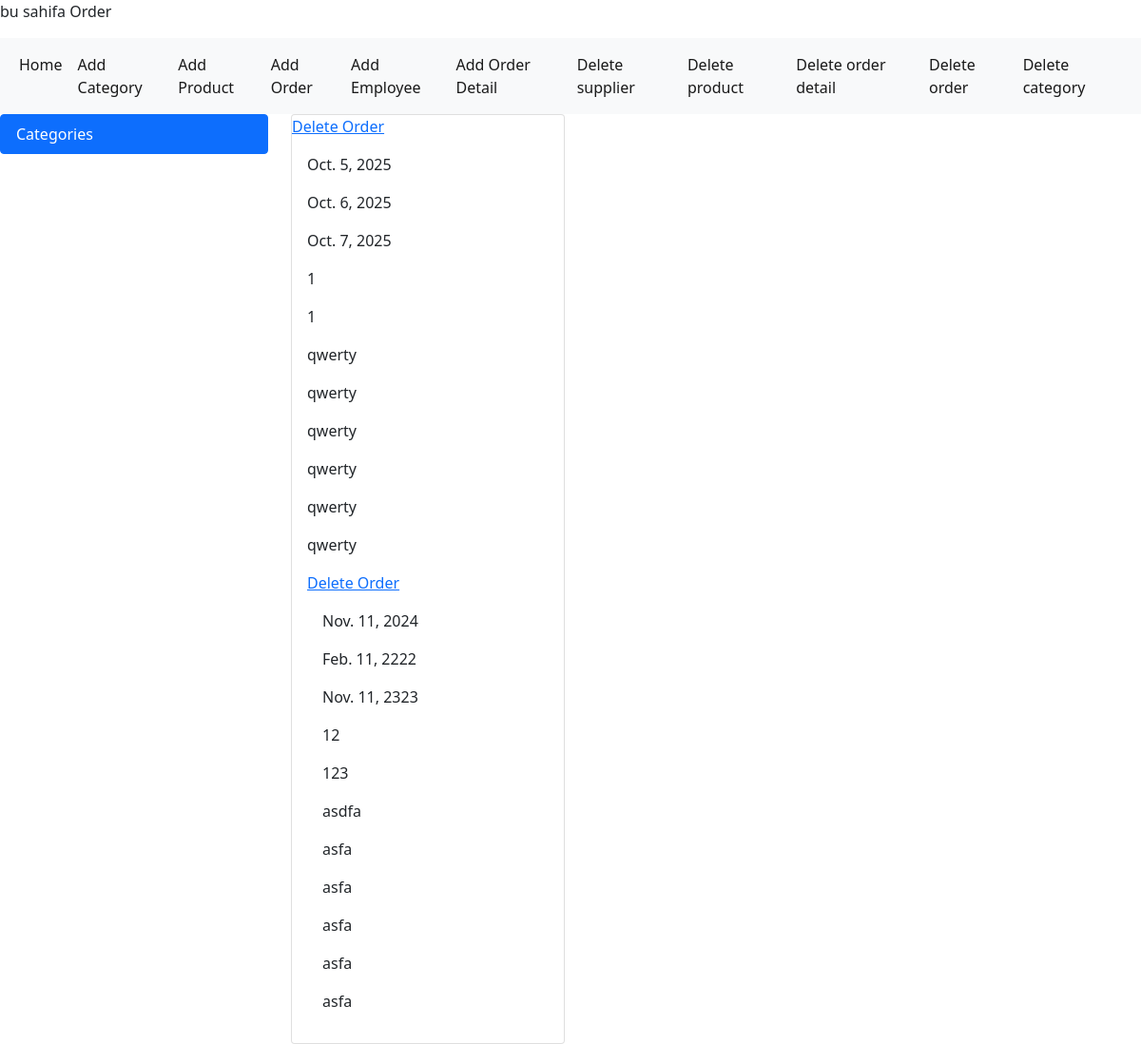
Page /order/ on the earlier database version.
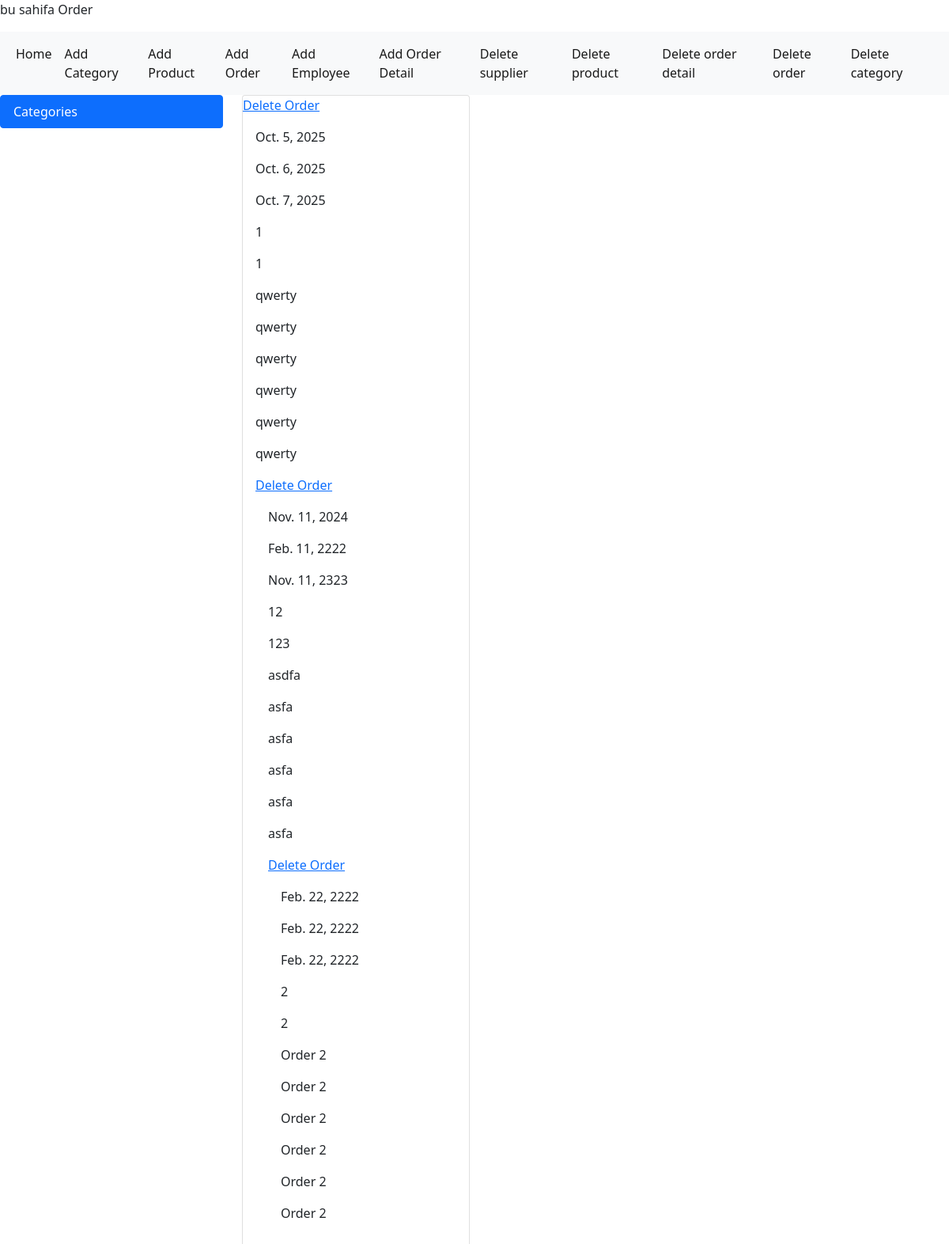
Same page on the later database version.
### app1/models.py (models this page shows, shortened)
class Order(models.Model):
    employee = models.ForeignKey(Employee, on_delete=models.CASCADE)
    order_date = models.DateField(null=True, blank=True)
    required_date = models.DateField(null=True, blank=True)
    shipped_date = models.DateField(null=True, blank=True)
    ship_via =models.IntegerField(null=True, blank=True)
    freight = models.IntegerField(null=True, blank=True)
    ship_name = models.CharField(max_length=200,null=True, blank=True)
    ship_address = models.CharField(max_length=200,null=True, blank=True)
    ship_city = models.CharField(max_length=200,null=True, blank=True)
    ship_region = models.CharField(max_length=200,null=True, blank=True)
    ship_postal_code = models.CharField(max_length=200,null=True, blank=True)
    ship_country = models.CharField(max_length=200,null=True, blank=True)

### app1/views.py (the view)
# urls.py: path('order/',order,name='order'),
def order(request):
    order = Order.objects.all()
    context = {
        'order': order
    }
    return render(request, 'order.html',context)

### app1/templates/order.html (shortened to what this page needs)
<!DOCTYPE html>
<html lang="en">
<head>
</head>
<body>
<p>bu sahifa Order</p>
<nav class="navbar navbar-expand-lg navbar-light bg-light">
    <div class="container-fluid">
        <div class="collapse navbar-collapse" id="navbarNav">
            <ul class="navbar-nav">
                <li class="nav-item">
                    <a class="nav-link active" aria-current="page" href="{% url 'index' %}">Home</a>
                </li>
                <li>
                    <a class="nav-link active" href="{% url 'addcategory' %}" tabindex="-1" aria-disabled="true">Add
                        Category</a>
                </li>
                <li>
                    <a class="nav-link active" href="{% url 'addproduct' %}" tabindex="-1" aria-disabled="true">Add
                        Product</a>
                </li>
                <li>
                    <a class="nav-link active" href="{% url 'addorder' %}" tabindex="-1" aria-disabled="true">Add
                        Order</a>
                </li>
                <li>
                    <a class="nav-link active" href="{% url 'addemployee' %}" tabindex="-1" aria-disabled="true">Add
                        Employee</a>
                </li>
                <li>
                    <a class="nav-link active" href="{% url 'addorderdetail' %}" tabindex="-1" aria-disabled="true">Add
                        Order Detail</a>
                </li>
                <li>
                    <a class="nav-link active" href="{% url 'deletesupplier' %}" tabindex="-1" aria-disabled="true">Delete supplier</a>
                </li>
                <li>
                    <a class="nav-link active" href="{% url 'deleteproduct' %}" tabindex="-1" aria-disabled="true">Delete product</a>
                </li>
                <li>
                    <a class="nav-link active" href="{% url 'deleteorderdetail' %}" tabindex="-1" aria-disabled="true">Delete order detail</a>
                </li>
                <li>
                    <a class="nav-link active" href="{% url 'deleteorder' %}" tabindex="-1" aria-disabled="true">Delete order</a>
                </li>
                <li>
                    <a class="nav-link active" href="{% url 'deletecategory' %}" tabindex="-1" aria-disabled="true">Delete category</a>
                </li>
            </ul>
        </div>
    </div>
</nav>
<div class="row">
    <div class="col-3">
        <ul class="list-group">
            <li class="list-group-item active" aria-current="true">Categories</li>
        </ul>
    </div>
    <div class="col-9">
        <div class="card" style="width: 18rem;">
            {% for i in order %}
            <a href="{% url 'deleteorder' i.pk %}">Delete Order</a>
            <div class="card-body">
                <p class="card-text">{{i.order_date}}</p>
                <p class="card-text">{{i.required_date}}</p>
                <p class="card-text">{{i.shipped_date}}</p>
                <p class="card-text">{{i.ship_via}}</p>
                <p class="card-text">{{i.freight}}</p>
                <p class="card-text">{{i.ship_name}}</p>
                <p class="card-text">{{i.ship_address}}</p>
                <p class="card-text">{{i.ship_city}}</p>
                <p class="card-text">{{i.ship_region}}</p>
                <p class="card-text">{{i.ship_postal_code}}</p>
                <p class="card-text">{{i.ship_country}}</p>
                {%endfor%}
            </div>
        </div>
    </div>
</div>
<link href="https://cdn.jsdelivr.net/npm/bootstrap@5.0.2/dist/css/bootstrap.min.css" rel="stylesheet"
>
</body>
</html>

Differences in the rows shown:
added Order: order_date "Feb. 22, 2222", required_date "Feb. 22, 2222", shipped_date "Feb. 22, 2222", ship_via "2", freight "2", ship_name "Order 2", ship_address "Order 2", ship_city "Order 2", ship_region "Order 2", ship_postal_code "Order 2", ship_country "Order 2"
